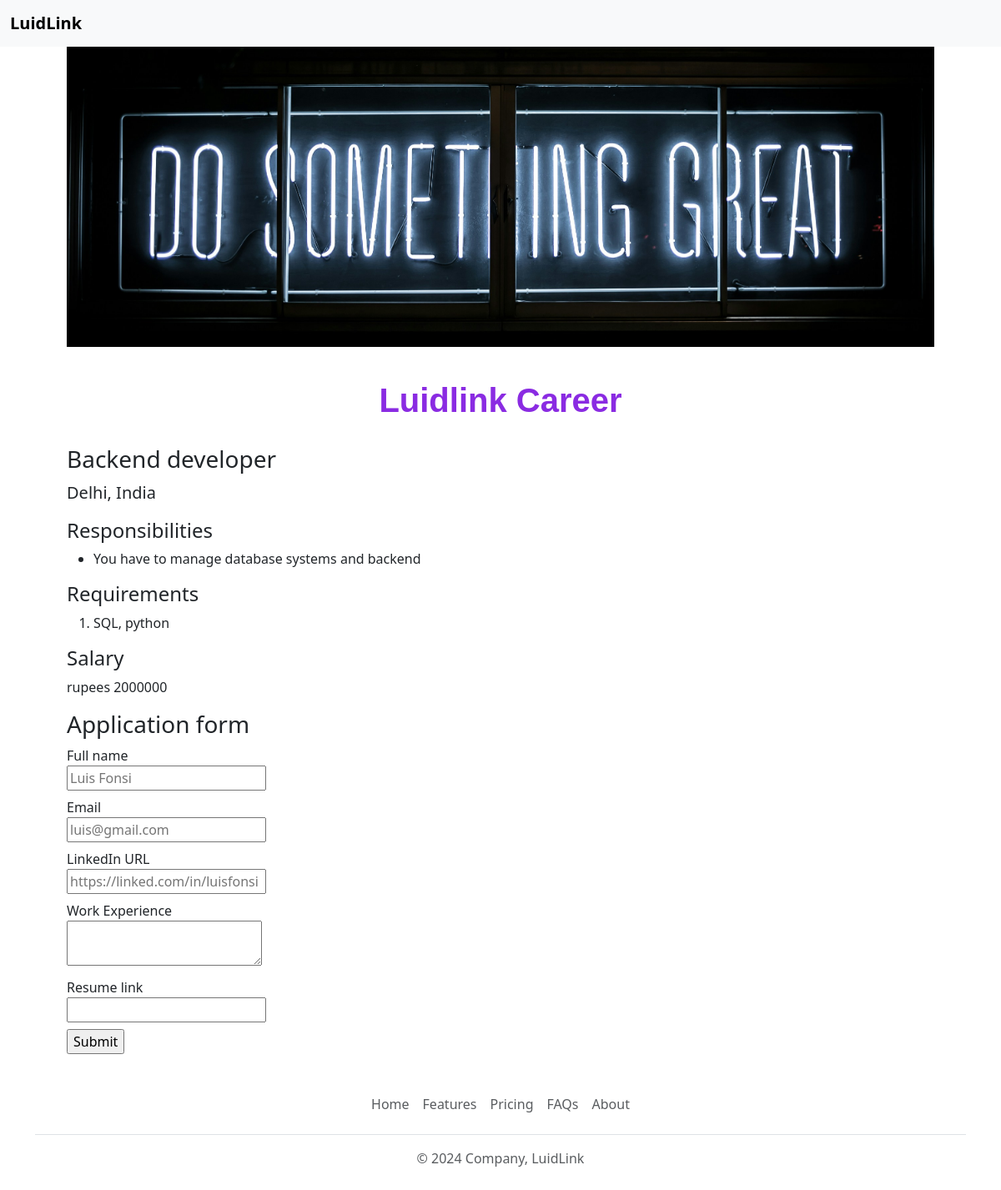
Page /job/1 on the earlier database version.
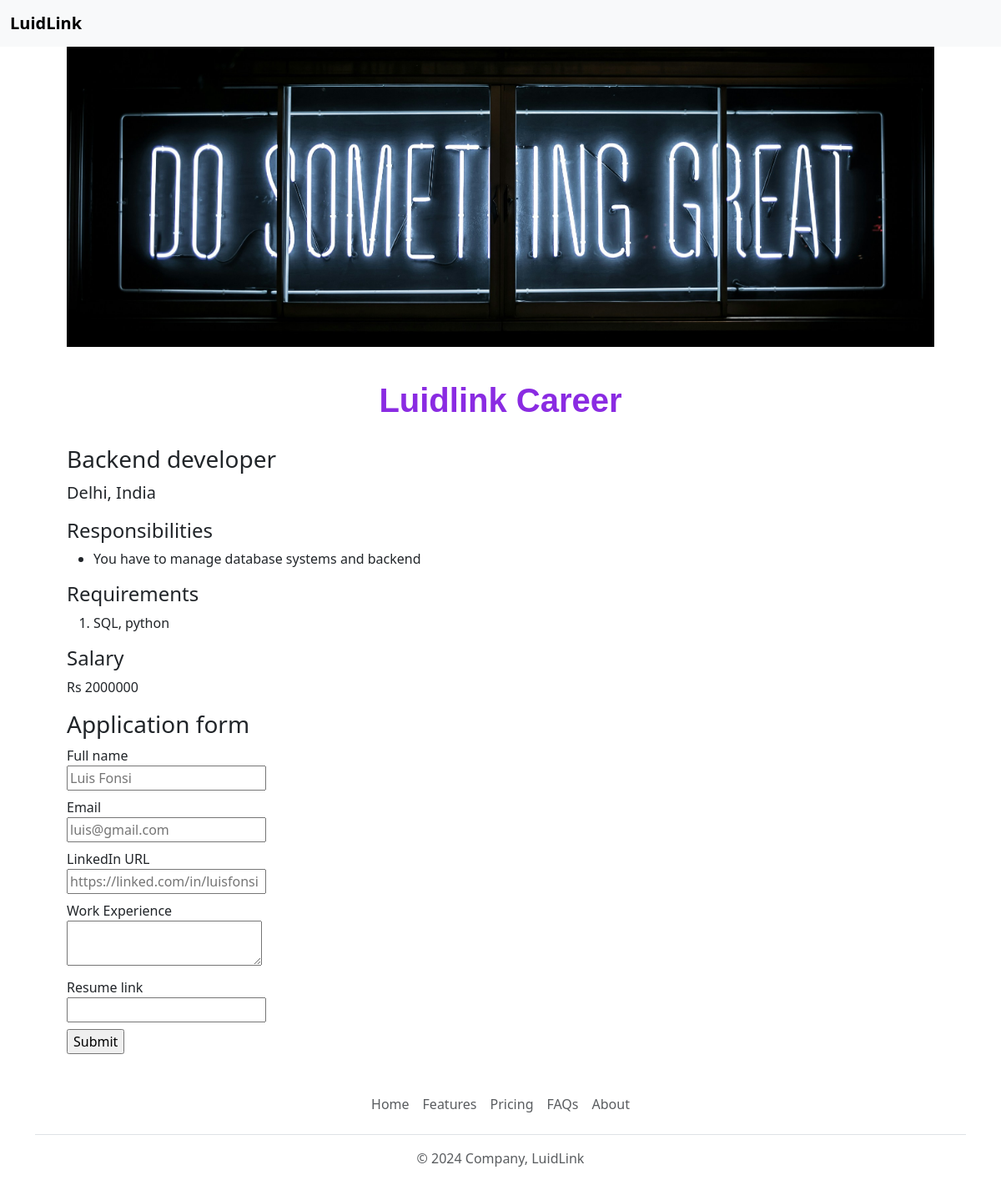
Same page on the later database version.
### tables this page shows
CREATE TABLE jobs
            (id INT NOT NULL PRIMARY KEY, title VARCHAR(250) NOT NULL, location VARCHAR(250) NOT NULL, salary INT, currency VARCHAR(250), responsibilities VARCHAR(2000), requirements VARCHAR(2000));

### app.py (the view)
@app.route("/job/<id>")
def show_job(id):
    job = load_job_from_db(id)
    if not job:
        return "Not found", 404
    return render_template('jobpage.html', job=job)

### database.py (called while the page is built)
def load_job_from_db(id):
    conn = sqlite3.connect("luidlinkcareer.db")
    cursor = conn.cursor()
    get_data = f"SELECT * FROM jobs WHERE id = '{id}'"
    cursor.execute(get_data)
    vals = cursor.fetchall()
    if len(vals) == 0:
        return None
    else:
        def tuples_to_dict(keys, values):
            return dict(zip(keys, values))
        keys = [description[0] for description in cursor.description]
        jobs = [tuples_to_dict(keys, val) for val in vals]
        return jobs[0]

### templates/jobpage.html (shortened to what this page needs)
<!DOCTYPE html>
<html lang="en">
<head>
    {% include 'bootstrap.html' %}
</head>
<body>
    {% include 'newnav.html' %}
    <div id="container">
        {% include 'banner.html' %}
        <h1>Luidlink Career</h1>
        <h3>{{job.title}}</h3>
        <p class="lead mt-0">{{job.location}}</p>
        <h4>Responsibilities</h4>
        <ul>
            {% for line in job.responsibilities.split("\n") %}
                <li>{{line}}</li>
            {% endfor %}
        </ul>
        <h4>Requirements</h4>
        <ol>
            {% for line in job.requirements.split("\n") %}
                <li>{{line}}</li>
            {% endfor %}
        </ol>
        <h4>Salary</h4>
        <p>{{job.currency}} {{job.salary}}</p>
        {% include 'application_form.html' %}
    </div>
    {% include 'footer.html' %}
</body>
</html>

### templates/bootstrap.html (shortened to what this page needs)
<link href="https://cdn.jsdelivr.net/npm/bootstrap@5.3.3/dist/css/bootstrap.min.css" rel="stylesheet">

### templates/newnav.html (shortened to what this page needs)
<nav class="navbar navbar-expand-lg bg-body-tertiary fixed-top">
    <div class="container-fluid">
      <a class="navbar-brand" href="/"><b>LuidLink</b></a>
    </div>
  </nav>
  <div style="height: 56px;"></div>

### templates/banner.html (shortened to what this page needs)
<img class="img-fluid" src="/static/banner.jpg" id="banner" height="320" width="100%">

### templates/application_form.html
<h3>Application form</h3>
<form action="/job/{{job.id}}/apply" method="post">
    <div class="mb-2">
        <label for="full_name">Full name</label><br>
        <input type="text" name="full_name" id="full_name" placeholder="Luis Fonsi" required>
    </div>
    <div class="mb-2">
        <label for="email">Email</label><br>
        <input type="email" name="email" id="email" placeholder="luis@gmail.com" required>
    </div>
    <div class="mb-2">
        <label for="linkin">LinkedIn URL</label><br>
        <input type="url" name="linkin" id="linkin" placeholder="https://linked.com/in/luisfonsi" required>
    </div>
    <div class="mb-2">
        <label for="work">Work Experience</label><br>
        <textarea name="work" id="work" cols="23"></textarea>
    </div>
    <div class="mb-2">
        <label for="resume">Resume link</label><br>
        <input type="url" name="resume" id="resume" required>
    </div>
    <input type="submit" >
</form>

### templates/footer.html
<div class="container">
    <footer class="py-3 my-4">
      <ul class="nav justify-content-center border-bottom pb-3 mb-3">
        <li class="nav-item"><a href="#" class="nav-link px-2 text-body-secondary">Home</a></li>
        <li class="nav-item"><a href="#" class="nav-link px-2 text-body-secondary">Features</a></li>
        <li class="nav-item"><a href="#" class="nav-link px-2 text-body-secondary">Pricing</a></li>
        <li class="nav-item"><a href="#" class="nav-link px-2 text-body-secondary">FAQs</a></li>
        <li class="nav-item"><a href="#" class="nav-link px-2 text-body-secondary">About</a></li>
      </ul>
      <p class="text-center text-body-secondary">&copy; 2024 Company, LuidLink</p>
    </footer>
  </div>

### templates/jobpage.html (style rules this page uses)
#container { padding: 0 80px 0 80px; }
h1 { font-size: 40px; font-family: 'Franklin Gothic Medium', 'Arial Narrow', Arial, sans-serif; font-weight: bold; color: blueviolet; text-align: center; margin-top: 40px; margin-bottom: 30px; }

### templates/banner.html (style rules this page uses)
#banner { width: 100%; height: 360px; object-fit: cover; }

Differences in the rows shown:
changed jobs "You have to manage database systems and backend": currency "rupees" → "Rs"
